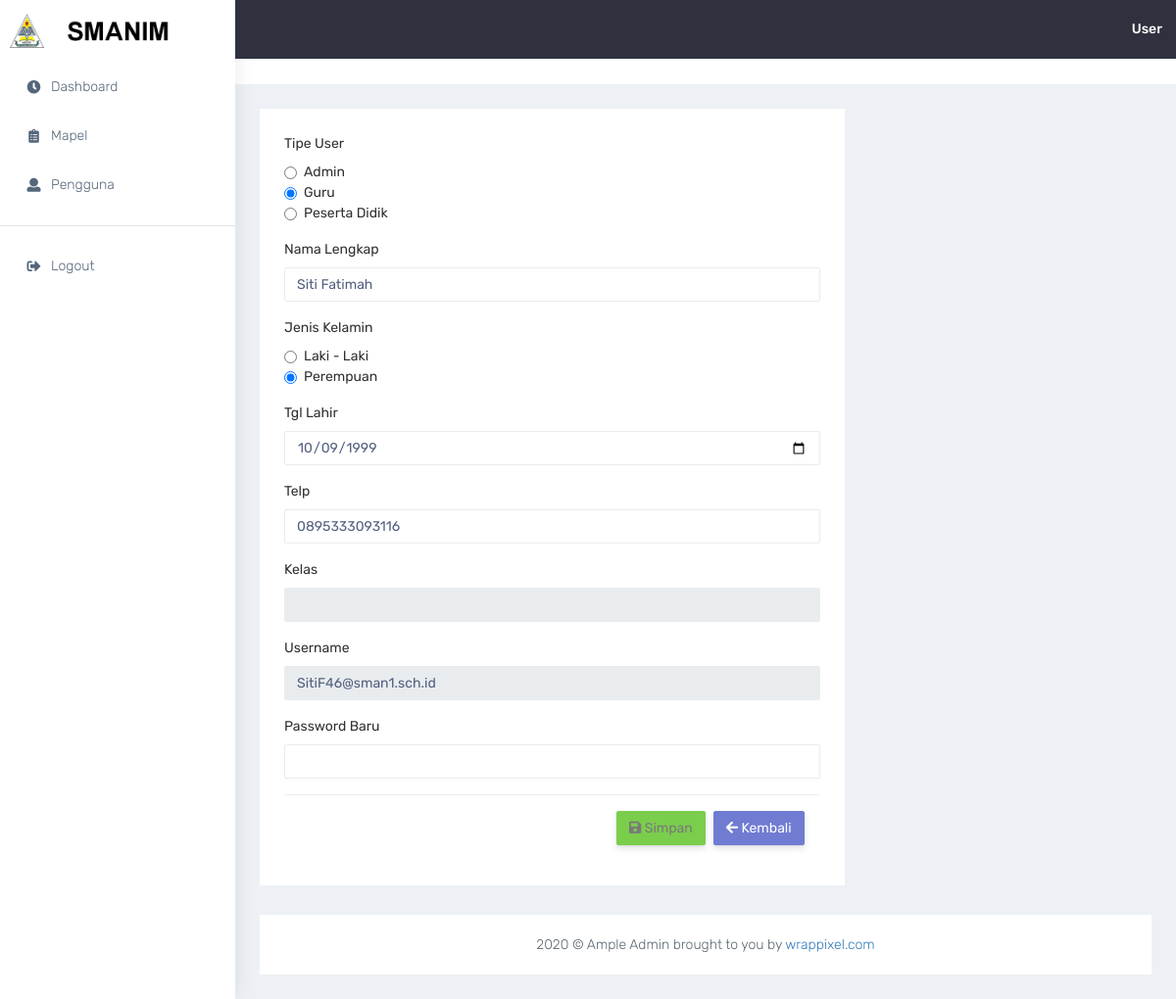
/admin/edit-pengguna.php?id=3 (signed in), run on an earlier commit of the app's database.
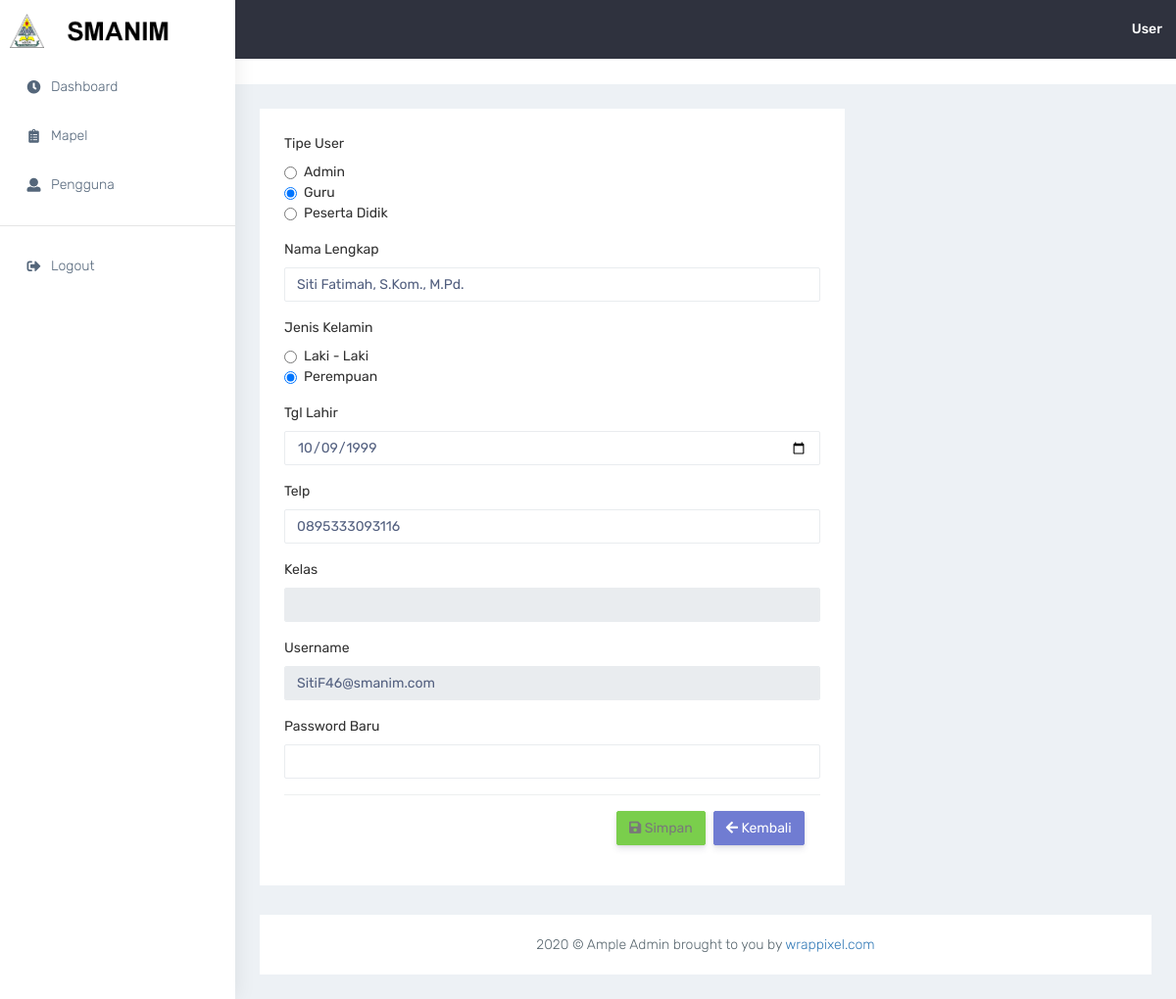
And on a later commit of the database.
### tables this page shows
CREATE TABLE `tbl_user` (
  `id_user` int(11) NOT NULL,
  `nama` varchar(100) NOT NULL,
  `jenkel` enum('L','P') NOT NULL,
  `tgl_lahir` date NOT NULL,
  `telp` varchar(13) NOT NULL,
  `kelas` char(1) DEFAULT NULL,
  `username` varchar(100) NOT NULL,
  `password` varchar(100) NOT NULL,
  `akses` enum('usr','gur','adm') NOT NULL
);

### admin/edit-pengguna.php (the view, shortened to what the changed rows need)
<?php require_once('navbar.php');
if(isset($_GET['id'])){
  $id = $_GET['id'];
  $search = mysqli_query($con, "SELECT * FROM tbl_user WHERE id_user='$id'");
  $data = mysqli_fetch_array($search);
}
?>
            <div class="container-fluid">
                <div class="row">
                    <div class="col-md-8">
                        <div class="white-box">
                          <form method="post" action="">
                              <div class="row">
                                <div class="col-md-12">
                                  <div class="form-group">
                                    <div class="form-check">
                                      <input class="form-check-input" type="radio" name="akses" id="adm" value="adm" <?php if($data['akses']=='adm'){ echo 'checked'; } ?> onclick="disAkses()">
                                      <label class="form-check-label" for="exampleRadios1">
                                        Admin
                                      </label>
                                    </div>
                                    <div class="form-check">
                                      <input class="form-check-input" type="radio" name="akses" id="gur" value="gur" <?php if($data['akses']=='gur'){ echo 'checked'; } ?> onclick="disAkses()">
                                      <label class="form-check-label" for="exampleRadios2">
                                        Guru
                                      </label>
                                    </div>
                                    <div class="form-check">
                                      <input class="form-check-input" type="radio" name="akses" id="usr" value="usr" <?php if($data['akses']=='usr'){ echo "checked"; } ?> onclick="disAkses()">
                                      <label class="form-check-label" for="exampleRadios2">
                                        Peserta Didik
                                      </label>
                                    </div>
                                  </div>
                                  <div class="form-group">
                                      <label for="exampleInputEmail1">Nama Lengkap</label>
                                      <input type="text" required class="form-control" id="exampleInputEmail1" aria-describedby="emailHelp" name="nama" value="<?= $data['nama'] ?>" required>
                                  </div>
                                <div class="form-group">
                                    <div class="form-check">
                                      <input class="form-check-input" type="radio" name="jk" id="exampleRadios1" value="L" <?php if($data['jenkel']=='L'){ echo 'checked'; } ?>>
                                      <label class="form-check-label" for="exampleRadios1">
                                        Laki - Laki
                                      </label>
                                    </div>
                                    <div class="form-check">
                                      <input class="form-check-input" type="radio" name="jk" id="exampleRadios2" value="P" <?php if($data['jenkel']=='P'){ echo 'checked'; } ?>>
                                      <label class="form-check-label" for="exampleRadios2">
                                        Perempuan
                                      </label>
                                    </div>
                                </div>
                                <div class="form-group">
                                    <label for="exampleInputEmail1">Tgl Lahir</label>
                                    <input type="date" required class="form-control" id="exampleInputEmail1" aria-describedby="emailHelp" name="tgllahir" value="<?= $data['tgl_lahir'] ?>" required>
                                </div>
                                <div class="form-group">
                                    <label for="exampleInputEmail1">Telp</label>
                                    <input type="text" class="form-control" id="exampleInputEmail1" aria-describedby="emailHelp" name="telp" value="<?= $data['telp'] ?>" required>
                                </div>
                                <div class="form-group">
                                  <label for="exampleInputEmail1">Username</label>
                                  <input type="email" value="<?= $data['username'] ?>" class="form-control" id="exampleInputEmail1" aria-describedby="emailHelp" disabled>
                                </div>
                                </div>
                            </form>
                          </div>
                    </div>
                </div>
            </div>
<?php require_once('footer.php');?>

What changed in the data, as far as the page shows it:
changed tbl_user "☐ Admin": nama "Siti Fatimah" → "Siti Fatimah, S.Kom., M.Pd."; username "SitiF46@sman1.sch.id" → "SitiF46@smanim.com"
